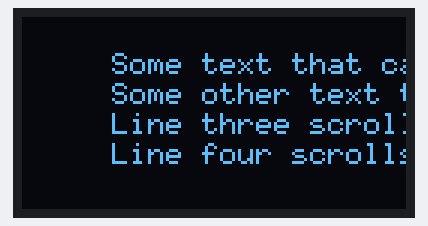
The program below on a simulated ESP32-C3. Parts: 128×64 one-colour display.

Above: at 1.2 s.
At 5.82 s:
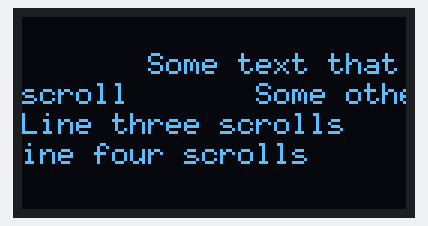
At 10.75 s:
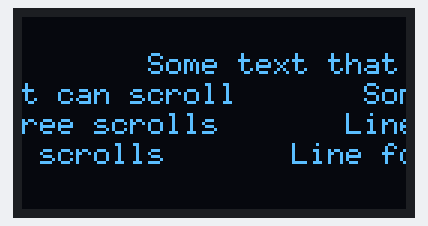
At 20.3 s:
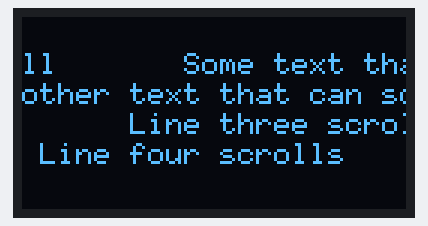
At 29.84 s:
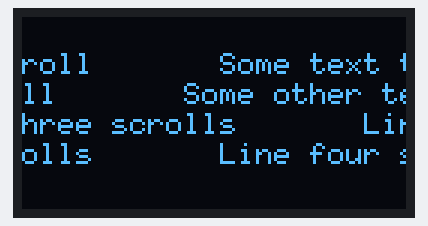
At 39.69 s:
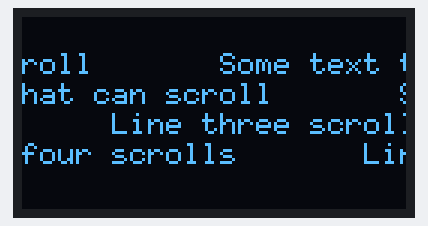

The program:

main.cpp
```cpp
#include "OLEDScreen.h"

OLEDScreen screen;
unsigned long lastUpdateTime = 0;
const unsigned long UPDATE_INTERVAL = 20;  // Update scroll position every 200ms (slower)

// Sample text for each line
const char* lineTexts[] = {
    "Some text that can scroll",
    "Some other text that can scroll",
    "Line three scrolls",
    "Line four scrolls"
};

void setup() {
  delay(1000);
  screen.begin();
  screen.setFont(u8g2_font_6x10_tr);

  // Enable horizontal scrolling
  screen.enableHorizontalScroll(true);

  // Initialize all lines with their text
  for (int i = 0; i < 4; i++) {
    screen.scrollTextHorizontal(lineTexts[i], i);
  }
}

void loop() {
  unsigned long currentTime = millis();

  // Update scroll positions every UPDATE_INTERVAL
  if (currentTime - lastUpdateTime >= UPDATE_INTERVAL) {
    // Update all lines at once
    screen.updateAllLines();
    lastUpdateTime = currentTime;
  }
}
 
```

OLEDScreen.h
```cpp
#pragma once

#include <Wire.h>
#include <U8g2lib.h>

class OLEDScreen {
public:
    // Constructor with default pins (clock=6, data=5)
    OLEDScreen();

    // Constructor with custom pins
    OLEDScreen(uint8_t clockPin, uint8_t dataPin);

    // Initialize the display
    void begin();

    // Set contrast (0-255)
    void setContrast(uint8_t contrast);

    // Set bus clock speed
    void setBusClock(uint32_t clockSpeed);

    // Set font
    void setFont(const uint8_t* font);

    // Clear the display
    void clear();

    // Update the display with current buffer
    void update();

    // Draw text at current cursor position
    void print(const char* text);
    void printf(const char* format, ...);

    // Set cursor position (relative to screen offset)
    void setCursor(int16_t x, int16_t y);

    // Draw basic shapes
    void drawFrame(int16_t x, int16_t y, int16_t w, int16_t h);
    void drawBox(int16_t x, int16_t y, int16_t w, int16_t h);
    void drawLine(int16_t x1, int16_t y1, int16_t x2, int16_t y2);

    // Get screen dimensions
    int16_t getWidth() const { return ScreenWidth; }
    int16_t getHeight() const { return ScreenHeight; }

    // Get buffer dimensions
    int16_t getBufferWidth() const { return BufferWidth; }
    int16_t getBufferHeight() const { return BufferHeight; }

    // Scrolling functionality
    void enableHorizontalScroll(bool enable);
    void setScrollOffset(int16_t x, int16_t y);
    void scrollTextHorizontal(const char* text, int lineNumber);
    void updateAllLines();
    void clearScrollBuffer();

private:
    U8G2_SSD1306_128X64_NONAME_F_HW_I2C u8g2;

    // Screen dimensions
    static const unsigned int BufferWidth = 132;
    static const unsigned int BufferHeight = 64;
    static const unsigned int ScreenWidth = 72;
    static const unsigned int ScreenHeight = 40;
    static const unsigned int xOffset = (BufferWidth - ScreenWidth) / 2;
    static const unsigned int yOffset = (BufferHeight - ScreenHeight) / 2;

    // Scrolling state
    bool horizontalScrollEnabled;
    int16_t scrollX;
    static const int MAX_SCROLL_LINES = 4;  // Maximum number of scrollable lines
    static const int MAX_TEXT_LENGTH = 200;  // Maximum length for scrollable text
    char scrollBuffer[MAX_SCROLL_LINES][MAX_TEXT_LENGTH];  // Buffer to store scrollable text
    int scrollPositions[MAX_SCROLL_LINES];    // Current scroll position for each line
    bool lineActive[MAX_SCROLL_LINES];        // Whether each line is still scrolling
}; 
```

OLEDScreen.cpp
```cpp
#include "OLEDScreen.h"

OLEDScreen::OLEDScreen() : u8g2(U8G2_R2, U8X8_PIN_NONE, 6, 5) {
    horizontalScrollEnabled = false;
    scrollX = 0;
    for (int i = 0; i < MAX_SCROLL_LINES; i++) {
        scrollPositions[i] = 0;
        lineActive[i] = false;
        scrollBuffer[i][0] = '\0';
    }
}

OLEDScreen::OLEDScreen(uint8_t clockPin, uint8_t dataPin)
    : u8g2(U8G2_R2, U8X8_PIN_NONE, clockPin, dataPin) {
    horizontalScrollEnabled = false;
    scrollX = 0;
    for (int i = 0; i < MAX_SCROLL_LINES; i++) {
        scrollPositions[i] = 0;
        lineActive[i] = false;
        scrollBuffer[i][0] = '\0';
    }
}

void OLEDScreen::begin() {
    u8g2.begin();
    u8g2.setContrast(255);
    u8g2.setBusClock(400000);
}

void OLEDScreen::setContrast(uint8_t contrast) {
    u8g2.setContrast(contrast);
}

void OLEDScreen::setBusClock(uint32_t clockSpeed) {
    u8g2.setBusClock(clockSpeed);
}

void OLEDScreen::setFont(const uint8_t* font) {
    u8g2.setFont(font);
}

void OLEDScreen::clear() {
    u8g2.clearBuffer();
}

void OLEDScreen::update() {
    u8g2.sendBuffer();
}

void OLEDScreen::print(const char* text) {
    u8g2.print(text);
}

void OLEDScreen::printf(const char* format, ...) {
    va_list args;
    va_start(args, format);
    u8g2.printf(format, args);
    va_end(args);
}

void OLEDScreen::setCursor(int16_t x, int16_t y) {
    u8g2.setCursor(xOffset + x, yOffset + y);
}

void OLEDScreen::drawFrame(int16_t x, int16_t y, int16_t w, int16_t h) {
    u8g2.drawFrame(xOffset + x, yOffset + y, w, h);
}

void OLEDScreen::drawBox(int16_t x, int16_t y, int16_t w, int16_t h) {
    u8g2.drawBox(xOffset + x, yOffset + y, w, h);
}

void OLEDScreen::drawLine(int16_t x1, int16_t y1, int16_t x2, int16_t y2) {
    u8g2.drawLine(xOffset + x1, yOffset + y1, xOffset + x2, yOffset + y2);
}

void OLEDScreen::enableHorizontalScroll(bool enable) {
    horizontalScrollEnabled = enable;
    if (!enable) {
        scrollX = 0;
        for (int i = 0; i < MAX_SCROLL_LINES; i++) {
            scrollPositions[i] = 0;
            lineActive[i] = false;
        }
    }
}

void OLEDScreen::setScrollOffset(int16_t x, int16_t y) {
    scrollX = x;
}

void OLEDScreen::scrollTextHorizontal(const char* text, int lineNumber) {
    if (!horizontalScrollEnabled || lineNumber < 0 || lineNumber >= MAX_SCROLL_LINES) return;

    // Store the text in the buffer, ensuring null termination
    strncpy(scrollBuffer[lineNumber], text, MAX_TEXT_LENGTH - 1);
    scrollBuffer[lineNumber][MAX_TEXT_LENGTH - 1] = '\0';

    // Reset scroll position and activate the line
    scrollPositions[lineNumber] = 0;
    lineActive[lineNumber] = true;
}

void OLEDScreen::updateAllLines() {
    if (!horizontalScrollEnabled) return;

    // Clear display
    clear();

    // Draw all active lines
    for (int i = 0; i < MAX_SCROLL_LINES; i++) {
        if (lineActive[i]) {
            // Calculate text width (6 pixels per character)
            int textWidth = strlen(scrollBuffer[i]) * 6;
            int scrollPosition = scrollPositions[i];

            // Calculate vertical position (starting at 7, then 17, 27, 37)
            int yPos = 7 + (i * 10);

            // Draw text at scroll position
            setCursor(-scrollPosition, yPos);
            print(scrollBuffer[i]);

            // If text is longer than screen, draw it again to create continuous scroll
            if (textWidth > ScreenWidth) {
                // Add 7 spaces (42 pixels) between text repetitions
                setCursor(-scrollPosition + textWidth + 42, yPos);
                print(scrollBuffer[i]);
            }

            // Update scroll position
            scrollPositions[i]++;

            // Reset position when we reach the end of the text plus the space gap
            if (scrollPositions[i] >= textWidth + 42) {
                scrollPositions[i] = 0;
            }
        }
    }

    update();
}

void OLEDScreen::clearScrollBuffer() {
    for (int i = 0; i < MAX_SCROLL_LINES; i++) {
        scrollPositions[i] = 0;
        lineActive[i] = false;
        scrollBuffer[i][0] = '\0';
    }
} 
```
